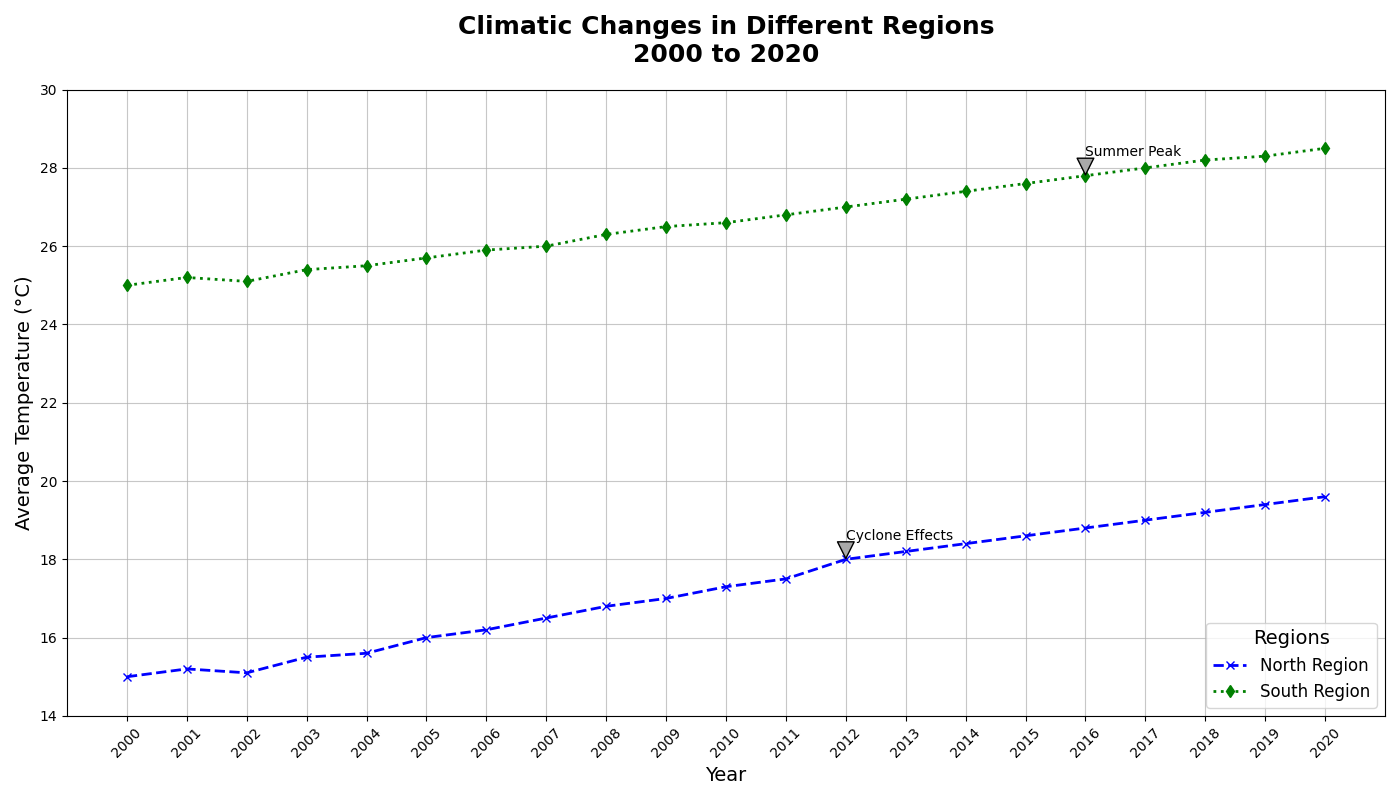

Reproduce this figure in Python.
import matplotlib.pyplot as plt
import numpy as np

years = np.arange(2000, 2021)

north_region_temp = np.array([15, 15.2, 15.1, 15.5, 15.6, 16, 16.2, 16.5, 16.8, 17, 17.3, 17.5, 18, 18.2, 18.4, 18.6, 18.8, 19, 19.2, 19.4, 19.6])
south_region_temp = np.array([25, 25.2, 25.1, 25.4, 25.5, 25.7, 25.9, 26, 26.3, 26.5, 26.6, 26.8, 27, 27.2, 27.4, 27.6, 27.8, 28, 28.2, 28.3, 28.5])

fig, ax = plt.subplots(figsize=(14, 8))

ax.plot(years, north_region_temp, 'x--', label='North Region', color='blue', linewidth=2)
ax.plot(years, south_region_temp, 'd:', label='South Region', color='green', linewidth=2)

ax.set_title("Climatic Changes in Different Regions\n2000 to 2020", fontsize=18, fontweight='bold', pad=20)
ax.set_xlabel("Year", fontsize=14)
ax.set_ylabel("Average Temperature (°C)", fontsize=14)

ax.legend(title="Regions", fontsize=12, title_fontsize=14, loc='lower right')

important_years = [2012, 2016]
annotations = [
    (2012, north_region_temp[years == 2012][0], 'Cyclone Effects'),
    (2016, south_region_temp[years == 2016][0], 'Summer Peak')
]

for year, value, note in annotations:
    ax.annotate(note, 
                xy=(year, value), 
                xytext=(year, value + 0.5), 
                textcoords='data',
                arrowprops=dict(facecolor='darkgray', shrink=0.05),
                fontsize=10, 
                color='black')

ax.grid(True, linestyle='-', alpha=0.7)
ax.set_xlim(1999, 2021)
ax.set_ylim(14, 30)

plt.xticks(years, rotation=45)
plt.tight_layout()

plt.show()
